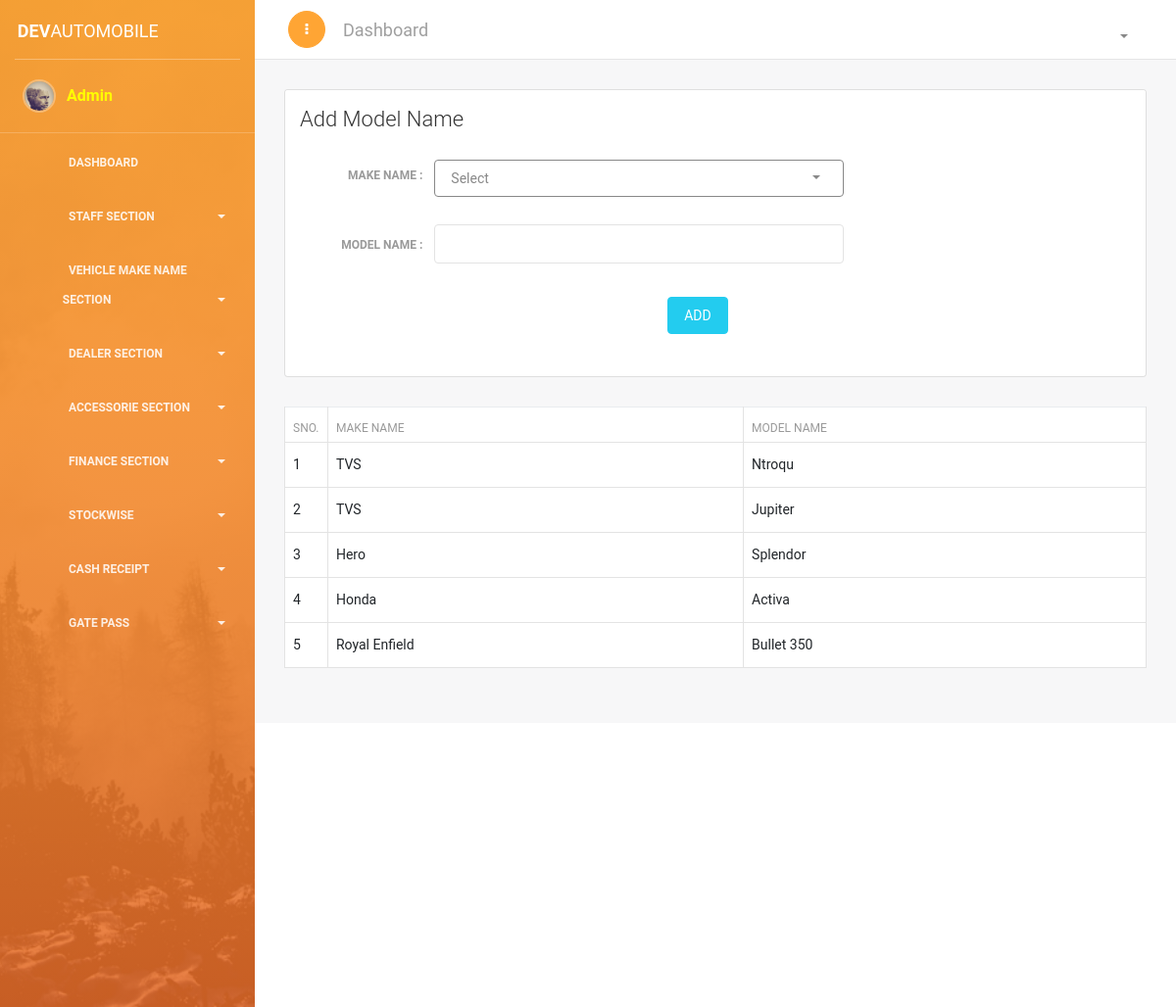
/add-model.php (signed in), run on an earlier commit of the app's database.
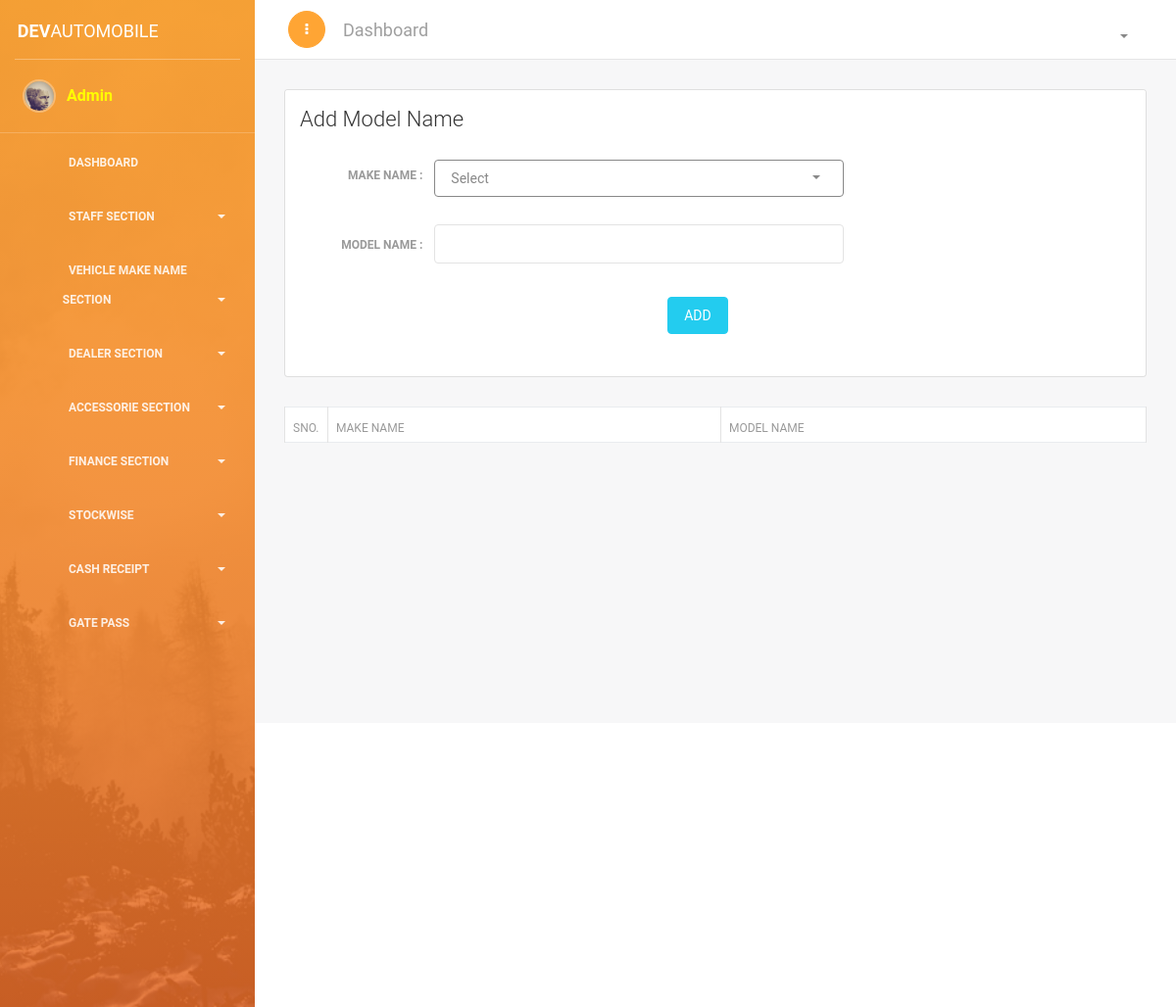
And on a later commit of the database.
### tables this page shows
CREATE TABLE `modelname` (
  `id` int(11) NOT NULL,
  `makerid` int(11) NOT NULL,
  `name` varchar(650) NOT NULL
);

CREATE TABLE `makername` (
  `id` int(11) NOT NULL,
  `name` varchar(650) NOT NULL
);

### add-model.php (the view, shortened to what this page needs)
<?php
if(!isset($_SESSION['name'])){
echo "<script> window.open('login.php', '_self')</script>";
}else{
require_once('header/header.php');
require_once('header/conn.php');
?>
<link href="https://cdn.datatables.net/1.10.18/css/dataTables.bootstrap4.min.css" rel="stylesheet">
<div class="content">
<div class="container-fluid">
<div class="row">
<div class="col-md-12">
<div class="card ">
<div class="card-header ">
<h4 class="card-title">Add Model Name</h4>
</div>
<div class="card-body ">
<form method="POST" action="#" class="form-horizontal">
<div class="row">
<label class="col-sm-2 control-label"><b> Make Name : </b></label>
<div class="col-sm-6">
<div class="form-group has-success">
</div>
</div>
</div>
<div class="row">
<label class="col-sm-2 control-label"><b> Model Name : </b></label>
<div class="col-sm-6">
<div class="form-group has-success">
<input type="text" name="name" class="form-control" required>
</div>
</div>
</div>
<div class="row">
<div class="col-sm-2">
</div>
<div class="col-sm-10">
<div class="row">
<div class="col-md-4">
</div>
<div class="col-md-4">
<div class="form-group">
<button type="submit" name="add" class="btn btn-fill btn-info">ADD</button>
</div>
</div>
<div class="col-md-4">
</div>
</div>
</div>
</div>
</form>
</div>
</div>
</div>
<div class="container">
<table class="table table-bordered" id="dataTable" width="100%" cellspacing="0" style="background-color: white; ">
<thead>
<tr>
<th width="5%"> Sno.</th>
<th> Make Name</th>
<th> Model Name</th>
</tr>
</thead>
<tbody>
<?php
$s = "SELECT `makername`.`name` AS `maker_names`, `modelname`.`name` AS `model_names` FROM `modelname` LEFT JOIN `makername` ON `makername`.`id` = `modelname`.`makerid`";
$se = mysqli_query($conn , $s);
$i=0;
while ($sel = mysqli_fetch_array($se)) {
	$i++;
?>
<tr>
<td><?php echo $i; ?></td>
<td><?php echo $sel['maker_names']?></td>
<td><?php echo $sel['model_names']?></td>
</tr>
<?php } ?>
</tbody>
</table>
</div>
</div>
</div>
</div>
<?php
require_once('header/footer.php');
 } ?>

What changed in the data, as far as the page shows it:
removed modelname: makername.name "TVS", name "Ntroqu"
removed modelname: makername.name "TVS", name "Jupiter"
removed modelname: makername.name "Hero", name "Splendor"
removed modelname: makername.name "Honda", name "Activa"
removed modelname: makername.name "Royal Enfield", name "Bullet 350"
